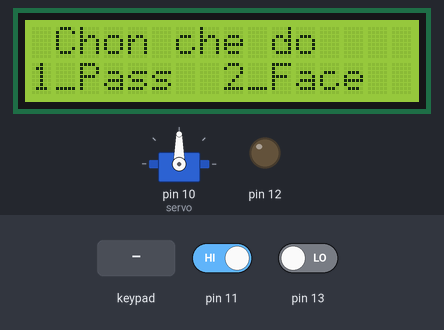
Bench run of a sketch on a simulated Arduino Uno, built with avr-gcc and run on an emulated ATmega328P. Shown: servo, 16×2 character LCD, output pins drawn as LEDs (lit = HIGH). The test bench sets the inputs (shaded band); at power-on: pin 13 LOW, pin 11 HIGH.

Above: at 3.5 s.
3.6 s: keypad keys 1 2 3 4 # pressed 0.4 s apart
At 6.0 s:
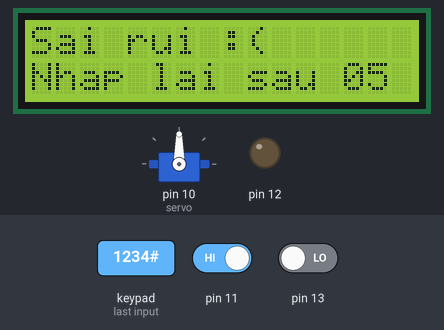
7.1 s: pin 13 driven HIGH
10.1 s: key '#' pressed
At 12.8 s:
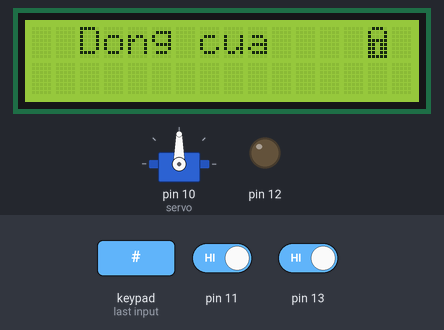
13.1 s: pin 11 driven LOW
At 15.2 s:
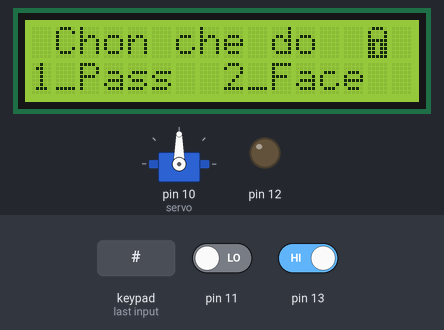
16.1 s: pin 11 driven HIGH
At 16.9 s:
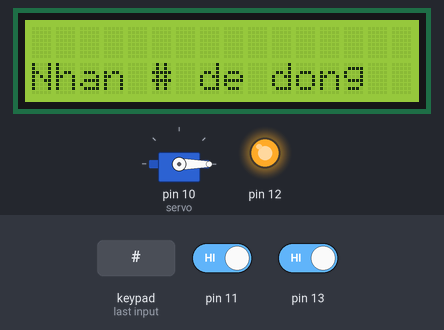
17.9 s: pin 11 driven LOW
At 18.5 s:
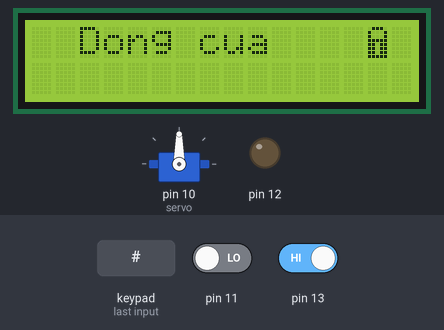
Timing chart, 0 to 20.9 s (numbered marks = the images above; inputs shaded):
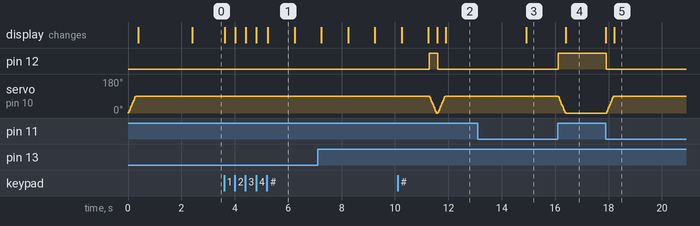

The sketch:

main_MCU.ino
```cpp
#include <Keypad.h> //thu vien keypad 4x4
#include <LiquidCrystal_I2C.h> //thu vien i2c 1602 lcd
#include <Servo.h> //thu vien motor servo

LiquidCrystal_I2C lcd(0x27, 16, 2); //lcd 1602 chan 0x27 kich thuoc 16x2
Servo servo;

#define DodaiPass 5                     //chieu dai password mo state_cua
char serialData;
bool state_cua = true;                  //trang thai state_cua, 0 là dang mo, 1 la dang dong

int VitriServo = 0;                     //goc quay Servo

boolean buttonState11 = 1;
char NhapPass[DodaiPass];
char Pass[DodaiPass] = "1234";          //Gia tri Password de mo state_cua
byte NhapPass_thu = 0;
char Phim;
const byte Hang = 4;                    //so hang state_cua keypad 4x4
const byte Cot = 4;                     //so cot state_cua keypad 4x4
char phim[Hang][Cot] = {
  {'1','2','3','A'},

  {'4','5','6','B'},

  {'7','8','9','C'},

  {'*','0','#','D'}
};

byte ChanHang[Hang] = {9, 8, 7, 6};     //Chan ket noi cac hang keypad vs arduino
byte ChanCot[Cot] = {5, 4, 3, 2};       //Chan ket noi cac cot keypad vs arduino
Keypad DocPhim(makeKeymap(phim), ChanHang, ChanCot, Hang, Cot); //lay du lieu tu keypad

//bieu tuong khoa dong
byte Dong[8] = {
  B01110,
  B10001,
  B10001,
  B11111,
  B11011,
  B11011,
  B11011,
  B11111
};

//bieu tuong khoa mo
byte Mo[8] = {
  B01110,
  B00001,
  B00001,
  B11111,
  B11011,
  B11011,
  B11011,
  B11111
};

void setup() {
  servo.attach(10);                     //chan ket noi servo vs arduino
  Dongcua();                            //Dong servo
  lcd.init();                           //kich hoat lcd
  lcd.backlight();                      //bat sang lcd
  lcd.setCursor(0,0);                   //vi tri nhap chu/so
  lcd.print("KSTN DK K62");             //hien thi dong chu tren lcd
  lcd.setCursor(0,1);
  lcd.print("Welcome our home");
  delay(2000);                          //doi trong 4000ms = 4s
  lcd.clear();                          //xoa hien thi state_cua lcd
  Serial.begin(9600);
  pinMode(11, INPUT);
  pinMode(13, INPUT);
  pinMode(12, OUTPUT);
  digitalWrite(12,0);
}

void loop() {
  if (state_cua == 0)                   //state_cua dang o trang thai mo
  {
      Phim=0;
      while(!(Phim))
      {
        Phim = DocPhim.getKey();
        buttonState11 = digitalRead(11);
        if((!buttonState11)&&digitalRead(13)) break;
      };

    if ((Phim == '#')||(!buttonState11))
      {
        lcd.clear();
        Dongcua();
        lcd.setCursor(2,0);
        lcd.print("Dong cua");
        lcd.createChar(0, Dong);
        lcd.setCursor(14,0);
        lcd.write(0);
        delay(3000);
        state_cua = 1;
       }
  }
  else Open();
}

void Open() {
  lcd.setCursor(1,0);
  lcd.print("Chon che do");
  lcd.setCursor(0,1);
  lcd.print("1_Pass  2_Face");
  Phim = 0;

  while(!(Phim)){
    Phim = DocPhim.getKey();
    if(digitalRead(11)&&digitalRead(13)) Phim=3;
  };

  if (Phim == '1')
  {
    MoPass();
  }
  else if (Phim == '2')
  {
    MoAI();
  }
  else if (Phim == 3)
  {
   MoBlynk();
  }

}

void MoBlynk() {
  Mocua();
  lcd.clear();
  lcd.setCursor(0,1);
  lcd.print("Nhan # de dong");
  state_cua=0;
}

//xoa du lieu NhapPass
void xoaNhapPass() {
  while (NhapPass_thu != 0){
    NhapPass[NhapPass_thu--] = 0;
  }
  return;
}

void Mocua() {
   //di chuyen dong co Servo tu 90 den 0 de mo state_cua
  for (VitriServo = 90; VitriServo >= 0; VitriServo -= 5) {
    servo.write(VitriServo);
    delay(15);
    digitalWrite(12,1);
  }
}

void Dongcua() {
  //di chuyen dong co Servo tu 0 den 90 de dong state_cua
  for (VitriServo = 0; VitriServo <= 90; VitriServo += 5) {
    servo.write(VitriServo);
    delay(15);
    digitalWrite(12,0);
  }
}

void MoPass() {
  lcd.clear();
  lcd.setCursor(0,0);
  lcd.print("Nhap mat khau:");
  NhapPass_thu = 0;
  while(NhapPass_thu < DodaiPass - 1){
    Phim = DocPhim.getKey();
    if (Phim)
    {
      NhapPass[NhapPass_thu] = Phim;
      lcd.setCursor(NhapPass_thu, 1);
      lcd.print("*");
      NhapPass_thu++;
    }
  };
  if (NhapPass_thu == DodaiPass - 1)
  {

    if (!strcmp(NhapPass, Pass))
    {
      lcd.clear();
      Mocua();
      lcd.setCursor(2,0);
      lcd.print("Mo cua");
      lcd.createChar(1, Mo);
      lcd.setCursor(14,0);
      lcd.write(1);
      lcd.setCursor(0,1);
      lcd.print("Nhan # de dong");
      state_cua = 0;                                //state_cua duoc mo
    }
    else
    {
      lcd.clear();
      lcd.setCursor(0,0);                           // sets the cursor on the lcd
      lcd.print("Sai rui :(");                      // prints the text/character
      lcd.setCursor(0,1);
      lcd.print("Nhap lai sau");
      lcd.setCursor(13,1);
      lcd.print("05");
      delay(1000);
      lcd.setCursor(13,1);
      lcd.print("04");
      delay(1000);
      lcd.setCursor(13,1);
      lcd.print("03");
      delay(1000);
      lcd.setCursor(13,1);
      lcd.print("02");
      delay(1000);
      lcd.setCursor(13,1);
      lcd.print("01");
      delay(1000);
      lcd.setCursor(13,1);
      lcd.print("00");
      delay(1000);
      lcd.clear();
      state_cua = 1;                                //nhap sai mk nen state_cua o trang thai dong
    }
    xoaNhapPass();
  }
}

void MoAI() {
  while(Serial.available() <= 0) {};
  if (Serial.available() > 0){
    serialData = Serial.read();
    Serial.print(serialData);
    if (serialData == '1'){
      lcd.clear();
      Mocua();
      lcd.setCursor(2,0);
      lcd.print("Mo cua");
      lcd.createChar(1, Mo);
      lcd.setCursor(14,0);
      lcd.write(1);
      lcd.setCursor(0,1);
      lcd.print("Nhan # de dong");
      state_cua = 0;                                //state_cua duoc mo
    }
    else if (serialData == '0')
    {
      lcd.clear();
      lcd.setCursor(0,0);                           // sets the cursor on the lcd
      lcd.print("Ko xac dinh mat");                 // prints the text/character
      lcd.setCursor(0,1);
      lcd.print("Ktra lai sau");
      lcd.setCursor(14,1);
      lcd.print("03");
      delay(1000);
      lcd.setCursor(14,1);
      lcd.print("02");
      delay(1000);
      lcd.setCursor(14,1);
      lcd.print("01");
      delay(1000);
      lcd.setCursor(14,1);
      lcd.print("00");
      delay(1000);
      lcd.clear();
      state_cua = 1;                                //nhap sai mk nen state_cua o trang thai dong
    }
  }
}
```

Measured:
- after the input at 3.6 s, the display: first changes at once (image 1 shows a later state)
- after the input at 10.1 s, the display: first differs from a run without the input after 1.8 s (image 2)
- after the input at 13.1 s, pin 12: stays LOW (without the input it goes to HIGH after 1.8 s); servo on pin 10 (servo): stays 90° (without the input it goes to 80° after 1.9 s)
- after the input at 16.1 s, pin 12: LOW → HIGH at once; servo on pin 10 (servo): moves from 90° to 0° over 0.28 s, starting at once; the display: changes after 0.30 s (image 4)
- after the input at 17.9 s, pin 12: HIGH → LOW at once; servo on pin 10 (servo): moves from 0° to 90° over 0.24 s, starting at once; the display: first changes at once (image 5 shows a later state)
- what the display in image 1 shows lasts 1.0 s, from 5.2 s to 6.2 s
